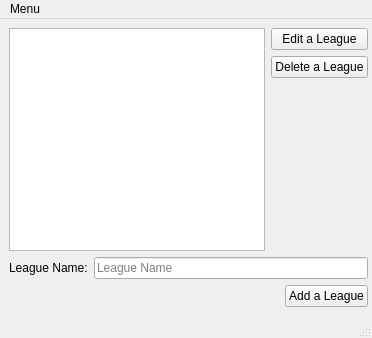
<?xml version="1.0" encoding="UTF-8"?>
<ui version="4.0">
 <class>MainWindow</class>
 <widget class="QMainWindow" name="MainWindow">
  <property name="windowModality">
   <enum>Qt::ApplicationModal</enum>
  </property>
  <property name="geometry">
   <rect>
    <x>0</x>
    <y>0</y>
    <width>372</width>
    <height>338</height>
   </rect>
  </property>
  <property name="windowTitle">
   <string>Curling League Manager</string>
  </property>
  <widget class="QWidget" name="centralwidget">
   <layout class="QFormLayout" name="formLayout">
    <item row="0" column="0">
     <layout class="QVBoxLayout" name="verticalLayout_3">
      <item>
       <layout class="QHBoxLayout" name="horizontalLayout_3">
        <item>
         <widget class="QListWidget" name="listLeague"/>
        </item>
        <item>
         <layout class="QVBoxLayout" name="verticalLayout_2">
          <item>
           <widget class="QPushButton" name="buttonEditLeague">
            <property name="text">
             <string>Edit a League</string>
            </property>
           </widget>
          </item>
          <item>
           <widget class="QPushButton" name="buttonDeleteLeague">
            <property name="text">
             <string>Delete a League</string>
            </property>
           </widget>
          </item>
          <item>
           <spacer name="verticalSpacer">
            <property name="orientation">
             <enum>Qt::Vertical</enum>
            </property>
            <property name="sizeHint" stdset="0">
             <size>
              <width>20</width>
              <height>40</height>
             </size>
            </property>
           </spacer>
          </item>
         </layout>
        </item>
       </layout>
      </item>
      <item>
       <layout class="QVBoxLayout" name="verticalLayout">
        <item>
         <layout class="QHBoxLayout" name="horizontalLayout_2">
          <item>
           <widget class="QLabel" name="lblLeagueName">
            <property name="text">
             <string>League Name:</string>
            </property>
           </widget>
          </item>
          <item>
           <widget class="QLineEdit" name="lineLeagueName">
            <property name="text">
             <string/>
            </property>
            <property name="placeholderText">
             <string>League Name</string>
            </property>
           </widget>
          </item>
         </layout>
        </item>
        <item>
         <layout class="QHBoxLayout" name="horizontalLayout">
          <item>
           <spacer name="horizontalSpacer">
            <property name="orientation">
             <enum>Qt::Horizontal</enum>
            </property>
            <property name="sizeHint" stdset="0">
             <size>
              <width>40</width>
              <height>20</height>
             </size>
            </property>
           </spacer>
          </item>
          <item>
           <widget class="QPushButton" name="buttonAddLeague">
            <property name="text">
             <string>Add a League</string>
            </property>
           </widget>
          </item>
         </layout>
        </item>
       </layout>
      </item>
     </layout>
    </item>
   </layout>
  </widget>
  <widget class="QMenuBar" name="menubar">
   <property name="geometry">
    <rect>
     <x>0</x>
     <y>0</y>
     <width>372</width>
     <height>21</height>
    </rect>
   </property>
   <widget class="QMenu" name="menuLeauge">
    <property name="title">
     <string>Menu</string>
    </property>
    <addaction name="actionLoad"/>
    <addaction name="actionSave"/>
    <addaction name="separator"/>
    <addaction name="actionQuit"/>
   </widget>
   <addaction name="menuLeauge"/>
  </widget>
  <widget class="QStatusBar" name="statusbar"/>
  <action name="actionLoad">
   <property name="text">
    <string>Load</string>
   </property>
   <property name="shortcutContext">
    <enum>Qt::WindowShortcut</enum>
   </property>
  </action>
  <action name="actionSave">
   <property name="text">
    <string>Save</string>
   </property>
  </action>
  <action name="actionQuit">
   <property name="text">
    <string>Quit</string>
   </property>
  </action>
 </widget>
 <resources/>
 <connections/>
</ui>
